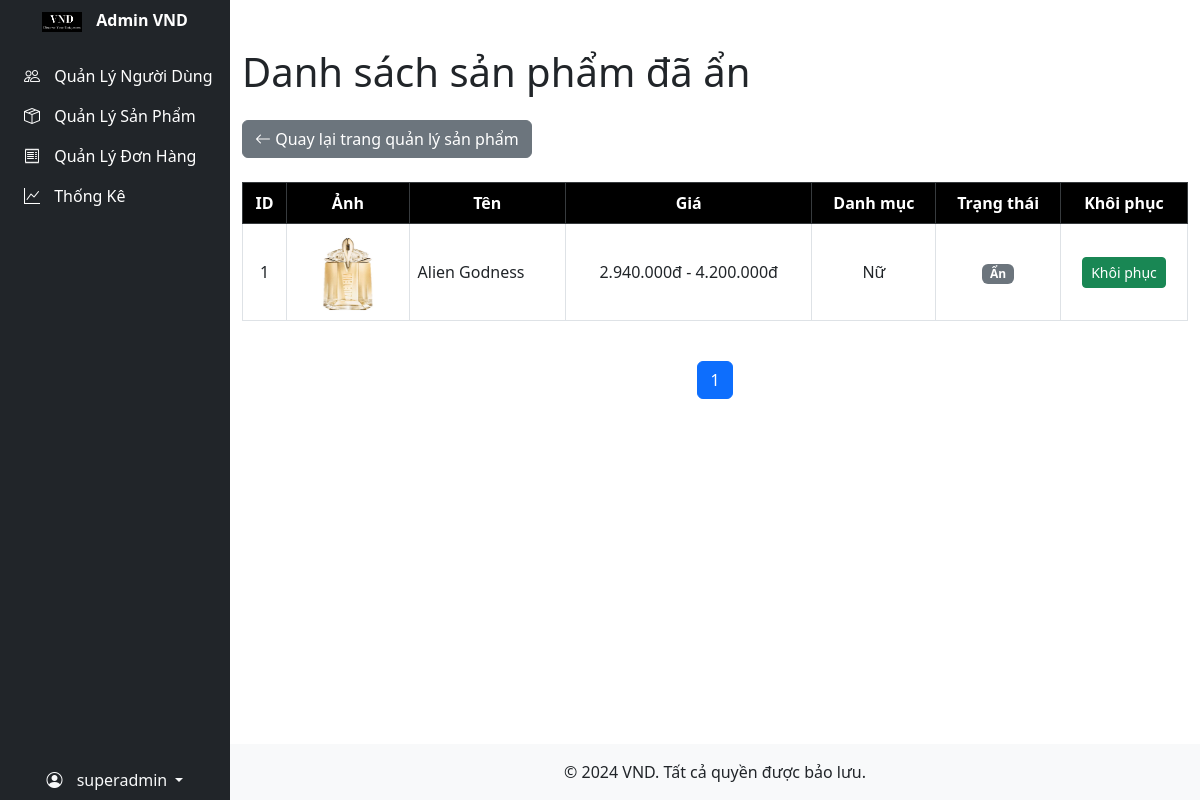
Page /Admin/product-hidden.php (signed in) on the committed database.
### tables this page shows
CREATE TABLE `products` (
  `id` int NOT NULL,
  `name` varchar(100) NOT NULL,
  `image_urf` varchar(255) DEFAULT NULL,
  `description` text,
  `status` enum('active','hidden') NOT NULL DEFAULT 'active',
  `category_id` int NOT NULL
);

### Admin/product-hidden.php (the view, shortened to what this page needs)
<?php
include 'includes/header.php';
require_once dirname( __FILE__ ) . '/../config/db.php';
$limit = 5;
$page = isset($_GET['page']) ? (int)$_GET['page'] : 1;
$offset = ($page - 1) * $limit;
$countSql = "SELECT COUNT(*) as total FROM products WHERE status = 'hidden'";
$countResult = $conn->query($countSql);
$totalRow = $countResult->fetch_assoc()['total'];
$totalPages = ceil($totalRow / $limit);
$sql = "
    SELECT
        p.id AS product_ID,
        p.name AS product_name,
        p.image_urf AS image_url,
        c.id AS category_id,
        p.status,
        MIN(vp.price) AS min_price,
        MAX(vp.price) AS max_price
    FROM products p
    LEFT JOIN product_category pc ON pc.product_id = p.id
    LEFT JOIN category c ON c.id = pc.category_id
    LEFT JOIN volume_product vp ON p.id = vp.product_id
    WHERE p.status = 'hidden'
    GROUP BY p.id
    LIMIT $limit OFFSET $offset
";
$result = $conn->query($sql);
?>
<div class="container py-5">
    <h1 class="mb-4">Danh sách sản phẩm đã ẩn</h1>
    <div class="mb-4 text-start">
        <a href="product-management.php" class="btn btn-secondary">
            <i class="bi bi-arrow-left"></i> Quay lại trang quản lý sản phẩm
        </a>
    </div>
    <div class="table-responsive">
        <table class="table table-bordered table-hover align-middle text-center">
            <thead class="table-dark">
                <tr>
                    <th>ID</th>
                    <th>Ảnh</th>
                    <th>Tên</th>
                    <th>Giá</th>
                    <th>Danh mục</th>
                    <th>Trạng thái</th>
                    <th>Khôi phục</th>
                </tr>
            </thead>
            <tbody>
                <?php if ($result->num_rows === 0): ?>
                    <tr>
                        <td colspan="7" class="text-center text-muted py-5">
                            Không có sản phẩm nào bị ẩn.
                        </td>
                    </tr>
                <?php else: ?>
                    <?php while ($row = $result->fetch_assoc()): ?>
                        <tr>
                            <td><?= $row['product_ID'] ?></td>
                            <td>
                                <?php
                                    $imagePath = !empty($row['image_url'])
                                        ? '/app/' . ltrim($row['image_url'], '/')
                                        : '/images/no-image.jpg';
                                ?>
                                <img src="<?= htmlspecialchars($imagePath) ?>" alt="Ảnh sản phẩm" width="80" height="80" class="rounded">
                            </td>
                            <td class="text-start"><?= htmlspecialchars($row['product_name']) ?></td>
                            <td>
                                <?= number_format($row['min_price'], 0, ',', '.') ?>đ
                                <?php if ($row['min_price'] != $row['max_price']): ?>
                                    - <?= number_format($row['max_price'], 0, ',', '.') ?>đ
                                <?php endif; ?>
                            </td>
                            <td>
                                <?php
                                switch ($row['category_id']) {
                                    case 2: echo "Nữ"; break;
                                }
                                ?>
                            </td>
                            <td>
                                <span class="badge bg-secondary">Ẩn</span>
                            </td>
                            <td>
                                <button class="btn btn-success btn-sm"
                                    data-bs-toggle="modal"
                                    data-bs-target="#restoreModal"
                                    data-id="<?= $row['product_ID'] ?>">
                                    Khôi phục
                                </button>
                            </td>
                        </tr>
                    <?php endwhile; ?>
                <?php endif; ?>
            </tbody>
        </table>
    </div>
    <nav class="mt-4">
        <ul class="pagination justify-content-center">
            <?php for ($i = 1; $i <= $totalPages; $i++): ?>
                <li class="page-item <?= ($i == $page) ? 'active' : '' ?>">
                    <a class="page-link" href="?page=<?= $i ?>"><?= $i ?></a>
                </li>
            <?php endfor; ?>
        </ul>
    </nav>
</div>
<div class="position-fixed bottom-0 end-0 p-3" style="z-index: 9999">
</div>
<?php include 'includes/footer.php'; ?>

### Admin/CSS/user-management.css (style rules this page uses)
body { font-family: 'Poppins', sans-serif; background-color: #ffffff; color: #333; min-height: 100vh; display: flex; flex-direction: column; }
html, body { height: 100%; }
h1 { color: #111; font-weight: bold; }
.table th { background-color: #000 !important; color: #fff !important; }
.table td { background-color: #fff; vertical-align: middle; }

### Admin/includes/header.php (style rules this page uses)
body { overflow-x: hidden; }
body.sidebar-open { padding-left: 230px; transition: padding-left 0.3s ease; }

### rows in the picture
products: id "1", image_urf (picture), name "Alien Godness", min_price "2.940.000", max_price "4.200.000"

### other values in the picture
$_SESSION['username'] "superadmin"
